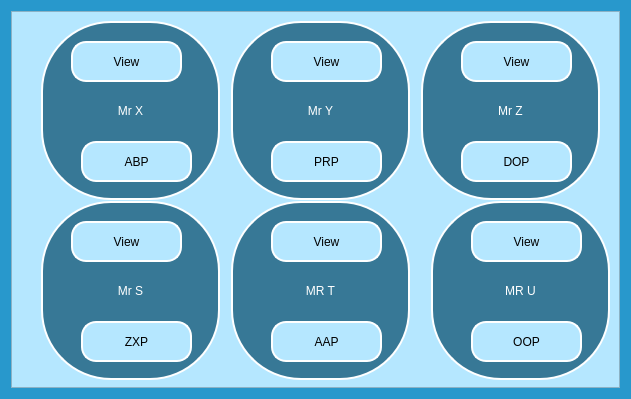
<?xml version="1.0" encoding="UTF-8"?>
<ui version="4.0">
 <class>Form</class>
 <widget class="QWidget" name="Form">
  <property name="geometry">
   <rect>
    <x>0</x>
    <y>0</y>
    <width>631</width>
    <height>399</height>
   </rect>
  </property>
  <property name="minimumSize">
   <size>
    <width>631</width>
    <height>399</height>
   </size>
  </property>
  <property name="maximumSize">
   <size>
    <width>631</width>
    <height>399</height>
   </size>
  </property>
  <property name="windowTitle">
   <string>Form</string>
  </property>
  <property name="styleSheet">
   <string notr="true">background-color: #2898cc;</string>
  </property>
  <layout class="QGridLayout" name="gridLayout">
   <item row="0" column="0">
    <widget class="QFrame" name="frame">
     <property name="styleSheet">
      <string notr="true">background-color: #b5e7ff;</string>
     </property>
     <property name="frameShape">
      <enum>QFrame::StyledPanel</enum>
     </property>
     <property name="frameShadow">
      <enum>QFrame::Raised</enum>
     </property>
     <widget class="QPushButton" name="btnResult_2">
      <property name="geometry">
       <rect>
        <x>30</x>
        <y>10</y>
        <width>179</width>
        <height>179</height>
       </rect>
      </property>
      <property name="minimumSize">
       <size>
        <width>179</width>
        <height>179</height>
       </size>
      </property>
      <property name="styleSheet">
       <string notr="true">font: 14pt &quot;Myanmar Text&quot;;
background-color:#377896;
color:  white;
 border-style: solid;
 border-width:2px;
 border-radius:70px;
border-color: #fff;
 max-width:175px;
 max-height:175px;
 min-width:175px;
 min-height:175px;</string>
      </property>
      <property name="text">
       <string>Mr X</string>
      </property>
     </widget>
     <widget class="QPushButton" name="btnResult_3">
      <property name="geometry">
       <rect>
        <x>30</x>
        <y>190</y>
        <width>179</width>
        <height>179</height>
       </rect>
      </property>
      <property name="minimumSize">
       <size>
        <width>179</width>
        <height>179</height>
       </size>
      </property>
      <property name="styleSheet">
       <string notr="true">font: 14pt &quot;Myanmar Text&quot;;
background-color:#377896;
color:  white;
 border-style: solid;
 border-width:2px;
 border-radius:70px;
border-color: #fff;
 max-width:175px;
 max-height:175px;
 min-width:175px;
 min-height:175px;</string>
      </property>
      <property name="text">
       <string>Mr S</string>
      </property>
     </widget>
     <widget class="QPushButton" name="btnResult_4">
      <property name="geometry">
       <rect>
        <x>220</x>
        <y>10</y>
        <width>179</width>
        <height>179</height>
       </rect>
      </property>
      <property name="minimumSize">
       <size>
        <width>179</width>
        <height>179</height>
       </size>
      </property>
      <property name="styleSheet">
       <string notr="true">font: 14pt &quot;Myanmar Text&quot;;
background-color:#377896;
color:  white;
 border-style: solid;
 border-width:2px;
 border-radius:70px;
border-color: #fff;
 max-width:175px;
 max-height:175px;
 min-width:175px;
 min-height:175px;</string>
      </property>
      <property name="text">
       <string>Mr Y</string>
      </property>
     </widget>
     <widget class="QPushButton" name="btnResult_5">
      <property name="geometry">
       <rect>
        <x>410</x>
        <y>10</y>
        <width>179</width>
        <height>179</height>
       </rect>
      </property>
      <property name="minimumSize">
       <size>
        <width>179</width>
        <height>179</height>
       </size>
      </property>
      <property name="styleSheet">
       <string notr="true">font: 14pt &quot;Myanmar Text&quot;;
background-color:#377896;
color:  white;
 border-style: solid;
 border-width:2px;
 border-radius:70px;
border-color: #fff;
 max-width:175px;
 max-height:175px;
 min-width:175px;
 min-height:175px;</string>
      </property>
      <property name="text">
       <string>Mr Z</string>
      </property>
     </widget>
     <widget class="QPushButton" name="btnResult_6">
      <property name="geometry">
       <rect>
        <x>220</x>
        <y>190</y>
        <width>179</width>
        <height>179</height>
       </rect>
      </property>
      <property name="minimumSize">
       <size>
        <width>179</width>
        <height>179</height>
       </size>
      </property>
      <property name="styleSheet">
       <string notr="true">font: 14pt &quot;Myanmar Text&quot;;
background-color:#377896;
color:  white;
 border-style: solid;
 border-width:2px;
 border-radius:70px;
border-color: #fff;
 max-width:175px;
 max-height:175px;
 min-width:175px;
 min-height:175px;</string>
      </property>
      <property name="text">
       <string>MR T</string>
      </property>
     </widget>
     <widget class="QPushButton" name="btnResult_7">
      <property name="geometry">
       <rect>
        <x>420</x>
        <y>190</y>
        <width>179</width>
        <height>179</height>
       </rect>
      </property>
      <property name="minimumSize">
       <size>
        <width>179</width>
        <height>179</height>
       </size>
      </property>
      <property name="styleSheet">
       <string notr="true">font: 14pt &quot;Myanmar Text&quot;;
background-color:#377896;
color:  white;
 border-style: solid;
 border-width:2px;
 border-radius:70px;
border-color: #fff;
 max-width:175px;
 max-height:175px;
 min-width:175px;
 min-height:175px;</string>
      </property>
      <property name="text">
       <string>MR U</string>
      </property>
     </widget>
     <widget class="QPushButton" name="btnRegister">
      <property name="geometry">
       <rect>
        <x>70</x>
        <y>130</y>
        <width>111</width>
        <height>41</height>
       </rect>
      </property>
      <property name="toolTip">
       <string>Vote Candidate</string>
      </property>
      <property name="styleSheet">
       <string notr="true">background-color:#b5e7ff;
border-style: outset;
border-width: 2px;
border-radius: 15px;
padding: 4px;
text-align: center;
border-color:white;</string>
      </property>
      <property name="text">
       <string>ABP</string>
      </property>
     </widget>
     <widget class="QPushButton" name="btnRegister_2">
      <property name="geometry">
       <rect>
        <x>260</x>
        <y>130</y>
        <width>111</width>
        <height>41</height>
       </rect>
      </property>
      <property name="toolTip">
       <string>Vote Candidate</string>
      </property>
      <property name="toolTipDuration">
       <number>-1</number>
      </property>
      <property name="styleSheet">
       <string notr="true">background-color:#b5e7ff;
border-style: outset;
border-width: 2px;
border-radius: 15px;
padding: 4px;
text-align: center;
border-color:white;</string>
      </property>
      <property name="text">
       <string>PRP</string>
      </property>
     </widget>
     <widget class="QPushButton" name="btnRegister_3">
      <property name="geometry">
       <rect>
        <x>450</x>
        <y>130</y>
        <width>111</width>
        <height>41</height>
       </rect>
      </property>
      <property name="toolTip">
       <string>Vote Candidate</string>
      </property>
      <property name="styleSheet">
       <string notr="true">background-color:#b5e7ff;
border-style: outset;
border-width: 2px;
border-radius: 15px;
padding: 4px;
text-align: center;
border-color:white;</string>
      </property>
      <property name="text">
       <string>DOP</string>
      </property>
     </widget>
     <widget class="QPushButton" name="btnRegister_4">
      <property name="geometry">
       <rect>
        <x>70</x>
        <y>310</y>
        <width>111</width>
        <height>41</height>
       </rect>
      </property>
      <property name="toolTip">
       <string>Vote Candidate</string>
      </property>
      <property name="styleSheet">
       <string notr="true">background-color:#b5e7ff;
border-style: outset;
border-width: 2px;
border-radius: 15px;
padding: 4px;
text-align: center;
border-color:white;</string>
      </property>
      <property name="text">
       <string>ZXP</string>
      </property>
     </widget>
     <widget class="QPushButton" name="btnRegister_5">
      <property name="geometry">
       <rect>
        <x>260</x>
        <y>310</y>
        <width>111</width>
        <height>41</height>
       </rect>
      </property>
      <property name="toolTip">
       <string>Vote Candidate</string>
      </property>
      <property name="styleSheet">
       <string notr="true">background-color:#b5e7ff;
border-style: outset;
border-width: 2px;
border-radius: 15px;
padding: 4px;
text-align: center;
border-color:white;</string>
      </property>
      <property name="text">
       <string>AAP</string>
      </property>
     </widget>
     <widget class="QPushButton" name="btnRegister_6">
      <property name="geometry">
       <rect>
        <x>460</x>
        <y>310</y>
        <width>111</width>
        <height>41</height>
       </rect>
      </property>
      <property name="toolTip">
       <string>Vote Candidate</string>
      </property>
      <property name="styleSheet">
       <string notr="true">background-color:#b5e7ff;
border-style: outset;
border-width: 2px;
border-radius: 15px;
padding: 4px;
text-align: center;
border-color:white;</string>
      </property>
      <property name="text">
       <string>OOP</string>
      </property>
     </widget>
     <widget class="QPushButton" name="btnRegister_7">
      <property name="geometry">
       <rect>
        <x>60</x>
        <y>30</y>
        <width>111</width>
        <height>41</height>
       </rect>
      </property>
      <property name="toolTip">
       <string>Vote Candidate</string>
      </property>
      <property name="styleSheet">
       <string notr="true">background-color:#b5e7ff;
border-style: outset;
border-width: 2px;
border-radius: 15px;
padding: 4px;
text-align: center;
border-color:white;</string>
      </property>
      <property name="text">
       <string>View</string>
      </property>
     </widget>
     <widget class="QPushButton" name="btnRegister_8">
      <property name="geometry">
       <rect>
        <x>260</x>
        <y>30</y>
        <width>111</width>
        <height>41</height>
       </rect>
      </property>
      <property name="toolTip">
       <string>Vote Candidate</string>
      </property>
      <property name="styleSheet">
       <string notr="true">background-color:#b5e7ff;
border-style: outset;
border-width: 2px;
border-radius: 15px;
padding: 4px;
text-align: center;
border-color:white;</string>
      </property>
      <property name="text">
       <string>View</string>
      </property>
     </widget>
     <widget class="QPushButton" name="btnRegister_9">
      <property name="geometry">
       <rect>
        <x>450</x>
        <y>30</y>
        <width>111</width>
        <height>41</height>
       </rect>
      </property>
      <property name="toolTip">
       <string>Vote Candidate</string>
      </property>
      <property name="styleSheet">
       <string notr="true">background-color:#b5e7ff;
border-style: outset;
border-width: 2px;
border-radius: 15px;
padding: 4px;
text-align: center;
border-color:white;</string>
      </property>
      <property name="text">
       <string>View</string>
      </property>
     </widget>
     <widget class="QPushButton" name="btnRegister_10">
      <property name="geometry">
       <rect>
        <x>60</x>
        <y>210</y>
        <width>111</width>
        <height>41</height>
       </rect>
      </property>
      <property name="toolTip">
       <string>Vote Candidate</string>
      </property>
      <property name="styleSheet">
       <string notr="true">background-color:#b5e7ff;
border-style: outset;
border-width: 2px;
border-radius: 15px;
padding: 4px;
text-align: center;
border-color:white;</string>
      </property>
      <property name="text">
       <string>View</string>
      </property>
     </widget>
     <widget class="QPushButton" name="btnRegister_11">
      <property name="geometry">
       <rect>
        <x>260</x>
        <y>210</y>
        <width>111</width>
        <height>41</height>
       </rect>
      </property>
      <property name="toolTip">
       <string>Vote Candidate</string>
      </property>
      <property name="styleSheet">
       <string notr="true">background-color:#b5e7ff;
border-style: outset;
border-width: 2px;
border-radius: 15px;
padding: 4px;
text-align: center;
border-color:white;</string>
      </property>
      <property name="text">
       <string>View</string>
      </property>
     </widget>
     <widget class="QPushButton" name="btnRegister_12">
      <property name="geometry">
       <rect>
        <x>460</x>
        <y>210</y>
        <width>111</width>
        <height>41</height>
       </rect>
      </property>
      <property name="toolTip">
       <string>Vote Candidate</string>
      </property>
      <property name="styleSheet">
       <string notr="true">background-color:#b5e7ff;
border-style: outset;
border-width: 2px;
border-radius: 15px;
padding: 4px;
text-align: center;
border-color:white;</string>
      </property>
      <property name="text">
       <string>View</string>
      </property>
     </widget>
    </widget>
   </item>
  </layout>
 </widget>
 <resources/>
 <connections/>
</ui>
